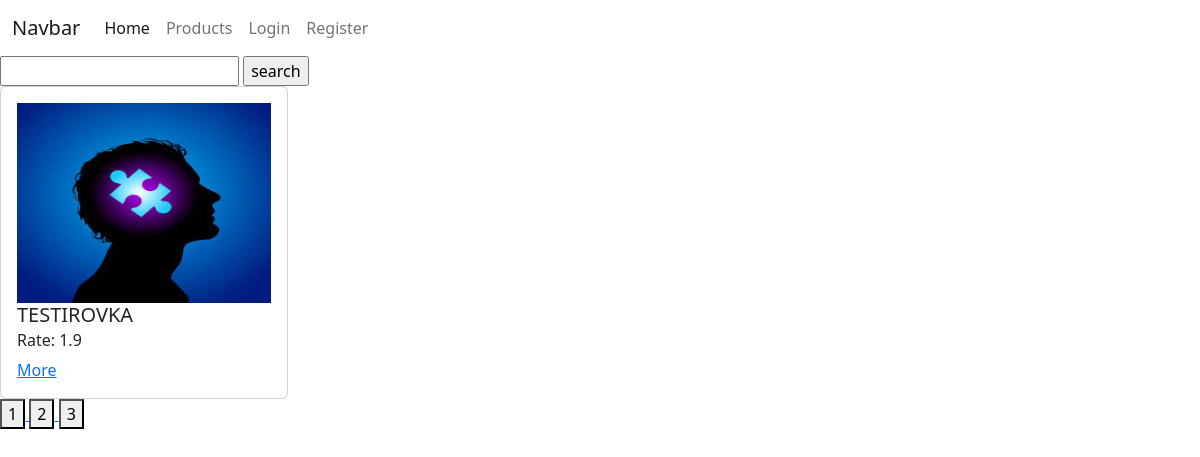
Page /products/?page=3 on the committed database.
### products/models.py (models this page shows)
class Product(models.Model):
    image = models.ImageField(blank=True, null=True)
    title = models.CharField(max_length=255)
    composition = models.TextField()
    rate = models.FloatField()
    created_data = models.DateField(auto_now=True)
    modified_data = models.DateField(auto_now_add=True)

### products/views.py (the view)
# urls.py: path('products/', posts_view),
def posts_view(request):
    if request.method == 'GET':
        products = Product.objects.all()
        search = request.GET.get('search')
        page = int(request.GET.get('page', 1))
        max_page = products.__len__() / PAGINATION_LIMIT
        if round(max_page) < max_page:
            max_page = round(max_page) + 1
        else:
            max_page = round(max_page)
        if search:
            products = products.filter(
                Q(title__icontains=search) |
                Q(composition__icontains=search))
        products = products[PAGINATION_LIMIT * (page - 1):PAGINATION_LIMIT * page]
        context = {
            'products': products,
            'user': request.user,
            'pages': range(1, max_page + 1)
        }
        return render(request, 'products/products.html', context=context)

### templates/products/products.html
{% extends 'layouts/index.html' %}
{% block content %}
    <div class="search">
        <form action="/products/" method="get">
            <input type="text" name="search">
            <input type="submit" value="search">
        </form>
    </div>
    <div style="display: flex; justify-content: space-between; flex-wrap: wrap">
        {% for product  in products %}
            <div class="card" style="width: 18rem;">
                <div class="card-body">
                    <div class="img">
                        <img style="width: 100%; height: 200px" src="/media/{{ product.image }}" alt="ooops">
                    </div>
                    <h5 class="card-title">{{ product.title }}</h5>
                    <h6 class="card-subtitle mb-2 text-body-secondary">Rate: {{ product.rate }}</h6>
                    <a href="/products/{{ product.id }}" class="card-link">More</a>
                </div>
            </div>
        {% endfor %}
    </div>
    <div class="pages">
        {% for page in pages %}
            <a href="/products/?page={{ page }}">
                <button>
                    {{ page }}
                </button>
            </a>
        {% endfor %}
    </div>
{% endblock %}

### rows in the picture
Product: image (picture), title "TESTIROVKA", rate "1.9"

### other values in the picture
{{ page }} "1" "2" "3"
